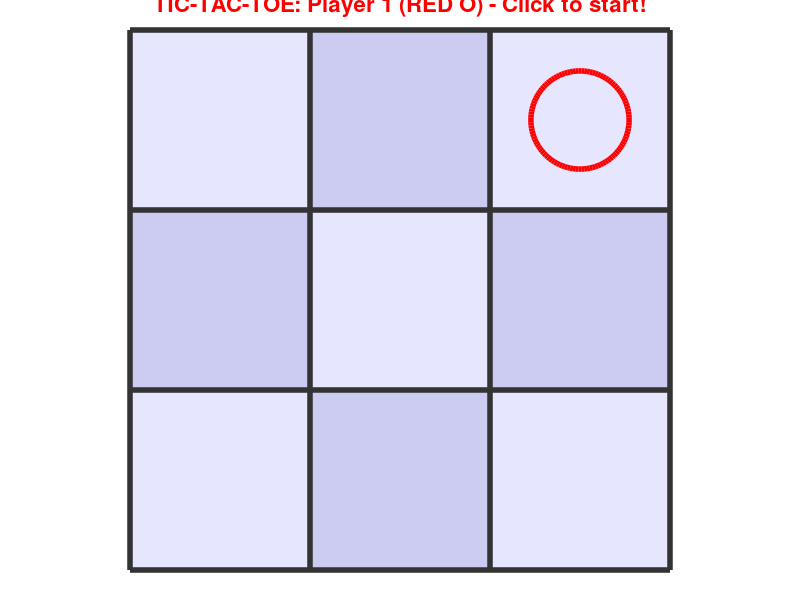

Here is the MATLAB script that generated this plot: (Note: this script raises an error after producing the figure.)
% ============================================
% *** TIC-TAC-TOE GAME! ***
% ============================================
% Author: Sandy Herho
% Date: 11/13/2025
% This game allows two players to play Tic-Tac-Toe
% Player 1 = RED circles (O)
% Player 2 = BLUE crosses (X)
% Click on a square to place your marker
% First player to get 3 in a row wins!
% ============================================

%% STEP 1: INITIALIZE THE GAME
% ===========================================
% WHAT IS INITIALIZATION?
% Before we start our game, we need to set up our "workspace"
% Think of it like clearing your desk before starting homework!
% ===========================================

% Close any open windows and clear workspace
close all;  % Closes all figure windows that might be open
clear;      % Clears all variables from memory (fresh start!)
clc;        % Clears the command window (makes it nice and clean)

% ===========================================
% CREATE THE GAME WINDOW
% The 'figure' function creates a new window where our game will appear
% We customize this window with several properties:
% ===========================================
figure('Name', 'Tic-Tac-Toe Game', ...        % Title at top of window
       'NumberTitle', 'off', ...               % Don't show "Figure 1" text
       'Position', [100, 100, 600, 600], ...   % [left, bottom, width, height] in pixels
       'Color', [0.95 0.95 0.95]);             % Background color (light gray)
% NOTE: Position [100, 100, 600, 600] means:
%       - 100 pixels from left edge of screen
%       - 100 pixels from bottom of screen
%       - 600 pixels wide
%       - 600 pixels tall

% ===========================================
% CREATE THE DRAWING AREA (AXES)
% 'axes' is where we'll actually draw our game board
% Think of it as the canvas where we paint!
% ===========================================
fh = axes('Position', [0.05 0.05 0.9 0.9], ... % Takes up 90% of the window
          'Visible', 'off');                    % Hide the axis lines (we'll draw our own grid)
% NOTE: Position [0.05 0.05 0.9 0.9] uses NORMALIZED coordinates (0 to 1)
%       This means 0.05 = 5% from edge, 0.9 = 90% of size

axis([0 3 0 3]);  % Set the coordinate system from 0 to 3 in both directions
                   % This creates a 3x3 grid (perfect for tic-tac-toe!)
axis square;       % Make the board perfectly square (not stretched)
hold on;           % Keep all drawings on the board (don't erase when we draw new things)

%% STEP 2: DRAW THE CHECKERBOARD BACKGROUND
% ===========================================
% WHY A CHECKERBOARD?
% The alternating colors help players see the 9 squares clearly
% It looks nice and makes the game easier to play!
% ===========================================

% Define two shades of blue for our checkerboard pattern
colors = [0.9 0.9 1.0;      % Light blue (row 1)
          0.8 0.8 0.95];     % Slightly darker blue (row 2)
% NOTE: Colors in MATLAB are [Red Green Blue] with values from 0 to 1
%       [0.9 0.9 1.0] means: a lot of red, a lot of green, full blue = light blue!

% NESTED LOOPS: We use TWO loops to visit every square
% Outer loop (i) goes through columns (left to right)
% Inner loop (j) goes through rows (bottom to top)
for i = 1:3          % Column loop: i = 1, then 2, then 3
    for j = 1:3      % Row loop: j = 1, then 2, then 3
        
        % CHECKERBOARD LOGIC:
        % We want alternating colors like a checkerboard
        % If (i+j) is EVEN, use first color
        % If (i+j) is ODD, use second color
        if mod(i+j, 2) == 0         % mod(i+j, 2) finds remainder when dividing by 2
            color = colors(1,:);     % Use first color (lighter blue)
        else
            color = colors(2,:);     % Use second color (darker blue)
        end
        % EXAMPLE: When i=1, j=1: (1+1)=2, mod(2,2)=0 → EVEN → light blue
        %          When i=1, j=2: (1+2)=3, mod(3,2)=1 → ODD → dark blue
        
        % Draw a filled rectangle for this square
        rectangle('Position', [i-1, j-1, 1, 1], ...  % [x, y, width, height]
                  'FaceColor', color, ...            % Fill color
                  'EdgeColor', 'none');              % No border (we'll add grid lines later)
        % NOTE: Position is [i-1, j-1, 1, 1] because:
        %       - MATLAB coordinates start at 0
        %       - Each square is 1 unit wide and 1 unit tall
        %       - i=1 means x=0 (i-1), i=2 means x=1, etc.
    end
end

%% STEP 3: DRAW THE GRID LINES
% ===========================================
% These black lines separate the 9 squares
% They make the tic-tac-toe board look clear and professional
% ===========================================

% We need 4 vertical lines and 4 horizontal lines (at positions 0, 1, 2, 3)
for i = 0:3
    % Draw VERTICAL line (goes up and down)
    line([i i], [0 3], ...             % From point (i,0) to point (i,3)
         'LineWidth', 4, ...            % Make it thick (4 pixels)
         'Color', [0.2 0.2 0.2]);       % Dark gray color
    % EXPLANATION: [i i] means x-coordinate stays at i
    %              [0 3] means y-coordinate goes from 0 to 3
    %              So this draws a vertical line!
    
    % Draw HORIZONTAL line (goes left and right)
    line([0 3], [i i], ...             % From point (0,i) to point (3,i)
         'LineWidth', 4, ...            % Make it thick (4 pixels)
         'Color', [0.2 0.2 0.2]);       % Dark gray color
    % EXPLANATION: [0 3] means x-coordinate goes from 0 to 3
    %              [i i] means y-coordinate stays at i
    %              So this draws a horizontal line!
end

%% STEP 4: SET UP GAME VARIABLES
% ===========================================
% VARIABLES: These are like boxes that store information
% We use variables to remember the game state as we play
% ===========================================

% GAME CONTROL VARIABLE
go = true;  % Boolean (true/false) variable
            % true = keep playing the game
            % false = game is over, stop the loop
            % We'll change this to false when someone wins or it's a draw

% PLAYER TRACKING VARIABLE
player1 = true;  % Boolean variable to track whose turn it is
                 % true = Player 1's turn (RED O)
                 % false = Player 2's turn (BLUE X)
                 % We'll flip this back and forth using: player1 = ~player1

% GAME BOARD ARRAY
% This is a 3x3 matrix (like a table with 3 rows and 3 columns)
% Each number represents what's in that square:
grid = zeros(3, 3);  % Creates a 3x3 matrix filled with zeros
% 0 = empty square (nobody has played here yet)
% 1 = Player 1 marker (RED O)
% 2 = Player 2 marker (BLUE X)
% EXAMPLE: If grid(2,3) = 1, that means Player 1 marked the square at column 2, row 3

% MOVE COUNTER
move_count = 0;  % Keeps track of how many moves have been made
                 % We'll add 1 each time someone plays
                 % When move_count = 9, the board is full!

% Display starting message at top of game window
title('TIC-TAC-TOE: Player 1 (RED O) - Click to start!', ...
      'FontSize', 16, ...         % Make text bigger (16 points)
      'FontWeight', 'bold', ...   % Make text bold
      'Color', 'r');              % Make text red ('r' is shorthand for red)

%% STEP 5: MAIN GAME LOOP
% ===========================================
% THE GAME LOOP: This is the heart of our game!
% A loop repeats code over and over until a condition is met
% Our loop keeps running while (go == true)
% Each time through the loop = one player's turn
% ===========================================

while (go)  % Keep looping as long as go is true
    
    % ===========================================
    % GET MOUSE CLICK FROM PLAYER
    % ginput(1) waits for the player to click once
    % It returns the x and y coordinates of where they clicked
    % ===========================================
    [x, y, button] = ginput(1);
    % x = horizontal position (left to right, from 0 to 3)
    % y = vertical position (bottom to top, from 0 to 3)
    % button = which mouse button was clicked (we don't use this)
    
    % ===========================================
    % CONVERT CLICK POSITION TO GRID COORDINATES
    % The player clicks somewhere between 0 and 3 (like x=1.7)
    % We need to figure out which of the 3 squares they meant
    % Square 1: 0 to 1, Square 2: 1 to 2, Square 3: 2 to 3
    % ===========================================
    
    % Determine which COLUMN (xi) was clicked
    if (x < 1)           % If x is less than 1...
        xi = 1;          % ...they clicked column 1 (leftmost)
    elseif (x < 2)       % If x is between 1 and 2...
        xi = 2;          % ...they clicked column 2 (middle)
    else                 % If x is 2 or greater...
        xi = 3;          % ...they clicked column 3 (rightmost)
    end
    % EXAMPLE: If player clicks at x=1.7, we have:
    %          1.7 < 1? NO. 1.7 < 2? YES. So xi=2 (middle column)
    
    % Determine which ROW (yi) was clicked
    if (y < 1)           % If y is less than 1...
        yi = 1;          % ...they clicked row 1 (bottom)
    elseif (y < 2)       % If y is between 1 and 2...
        yi = 2;          % ...they clicked row 2 (middle)
    else                 % If y is 2 or greater...
        yi = 3;          % ...they clicked row 3 (top)
    end
    
    % ===========================================
    % CHECK IF THE SQUARE IS EMPTY
    % Players can only mark an empty square (where grid = 0)
    % If someone already played there, we tell them to try again
    % ===========================================
    
    if (grid(xi, yi) == 0)  % Is this square empty?
        % YES! The square is empty, so this is a VALID MOVE
        
        % ===========================================
        % DRAW THE PLAYER'S MARKER
        % Player 1 gets a RED circle (O)
        % Player 2 gets a BLUE cross (X)
        % ===========================================
        
        if (player1)  % Is it Player 1's turn?
            % YES - Draw a RED circle
            scatter(xi-0.5, yi-0.5, ...          % Position at center of square
                   5000, ...                      % Size of marker (5000 is big!)
                   'o', ...                       % Shape: 'o' = circle
                   'LineWidth', 4, ...            % Thickness of circle outline
                   'MarkerEdgeColor', [1 0 0]);   % Color: [1 0 0] = pure red
            % NOTE: xi-0.5 centers the marker because:
            %       - xi is 1, 2, or 3 (left edge of square)
            %       - Subtracting 0.5 moves to the middle of the square
            
            grid(xi, yi) = 1;      % Mark this square as belonging to Player 1
            current_player = 1;    % Remember who just played (for messages)
            
        else  % It's Player 2's turn
            % Draw a BLUE cross
            scatter(xi-0.5, yi-0.5, ...          % Position at center of square
                   5000, ...                      % Size of marker
                   'x', ...                       % Shape: 'x' = cross
                   'LineWidth', 4, ...            % Thickness of cross lines
                   'MarkerEdgeColor', [0 0 1]);   % Color: [0 0 1] = pure blue
            
            grid(xi, yi) = 2;      % Mark this square as belonging to Player 2
            current_player = 2;    % Remember who just played
        end
        
        % ===========================================
        % INCREMENT THE MOVE COUNTER
        % We just made a valid move, so count it!
        % ===========================================
        move_count = move_count + 1;  % Add 1 to move_count
        % EXAMPLE: If move_count was 3, now it's 4
        
        %% STEP 6: CHECK FOR A WINNER
        % ===========================================
        % After each move, we need to check if someone won
        % A player wins by getting 3 in a row (horizontal, vertical, or diagonal)
        % We call our custom function check_winner() to do this
        % ===========================================
        winner = check_winner(grid);  % Call the function at the bottom of the code
        % winner will be: 0 (no winner), 1 (Player 1 wins), or 2 (Player 2 wins)
        
        if (winner > 0)  % Did someone win? (winner is 1 or 2)
            % YES! Someone won the game!
            go = false;  % Set go to false to END the game loop
            
            if (winner == 1)  % Did Player 1 win?
                % Player 1 wins - show RED victory message
                title('PLAYER 1 (RED O) WINS!', ...
                      'FontSize', 18, ...
                      'FontWeight', 'bold', ...
                      'Color', 'r');  % Red text
                
                % Also print message to command window
                disp('========================================');
                disp('GAME OVER: Player 1 (RED O) WINS!');
                disp('========================================');
                
            else  % Player 2 wins
                % Player 2 wins - show BLUE victory message
                title('PLAYER 2 (BLUE X) WINS!', ...
                      'FontSize', 18, ...
                      'FontWeight', 'bold', ...
                      'Color', 'b');  % Blue text
                
                % Also print message to command window
                disp('========================================');
                disp('GAME OVER: Player 2 (BLUE X) WINS!');
                disp('========================================');
            end
            
            % Pause to let players see the result, then close window
            pause(3);  % Wait 3 seconds
            close;     % Close the game window
            
        elseif (move_count == 9)  % Is the board full?
            % YES! All 9 squares are filled and nobody won - it's a DRAW!
            go = false;  % End the game loop
            
            % Show draw message in gray
            title('DRAW! Nobody wins!', ...
                  'FontSize', 18, ...
                  'FontWeight', 'bold', ...
                  'Color', [0.5 0.5 0.5]);  % Gray color
            
            % Print message to command window
            disp('========================================');
            disp('GAME OVER: DRAW! Nobody wins!');
            disp('========================================');
            
            % Pause to show result, then close window
            pause(3);
            close;
            
        else  % Game is not over yet
            % ===========================================
            % GAME CONTINUES - SWITCH TO NEXT PLAYER
            % We use the NOT operator (~) to flip the boolean
            % ===========================================
            player1 = ~player1;  % Flip the value
            % EXPLANATION: If player1 was true, now it's false
            %              If player1 was false, now it's true
            %              ~ is the "NOT" operator (it flips true/false)
            
            % Update the title to show whose turn it is now
            if (player1)  % Is it now Player 1's turn?
                title('TIC-TAC-TOE: Player 1 (RED O) - Your turn!', ...
                      'FontSize', 16, ...
                      'FontWeight', 'bold', ...
                      'Color', 'r');
            else  % It's Player 2's turn
                title('TIC-TAC-TOE: Player 2 (BLUE X) - Your turn!', ...
                      'FontSize', 16, ...
                      'FontWeight', 'bold', ...
                      'Color', 'b');
            end
        end
        
    else  % grid(xi, yi) is NOT 0
        % ===========================================
        % INVALID MOVE - Square is already taken!
        % The player clicked on a square that's already marked
        % We tell them to try again (don't switch players)
        % ===========================================
        disp('That square is already taken! Choose another square.');
        
        % Show a warning message in the title
        if (player1)  % Is it Player 1's turn?
            title('Square taken! Player 1, try again!', ...
                  'FontSize', 16, ...
                  'FontWeight', 'bold', ...
                  'Color', 'r');
        else  % It's Player 2's turn
            title('Square taken! Player 2, try again!', ...
                  'FontSize', 16, ...
                  'FontWeight', 'bold', ...
                  'Color', 'b');
        end
        % NOTE: We don't flip player1, so the same player tries again
    end
end  % End of while loop - game is over!

%% FUNCTION: CHECK FOR WINNER
% ===========================================
% WHAT IS A FUNCTION?
% A function is a reusable piece of code that does a specific job
% This function checks if anyone has won the game
% 
% INPUT: grid (the 3x3 game board)
% OUTPUT: winner (0=no winner, 1=Player 1 wins, 2=Player 2 wins)
% 
% HOW TO WIN TIC-TAC-TOE:
% - 3 in a row horizontally (any row)
% - 3 in a row vertically (any column)
% - 3 in a row diagonally (two ways)
% ===========================================

function winner = check_winner(grid)
    winner = 0;  % Start by assuming nobody has won yet
    
    % ===========================================
    % CHECK ALL ROWS (HORIZONTAL)
    % We need to check if any row has 3 matching markers
    % Row 1: grid(1,1), grid(1,2), grid(1,3)
    % Row 2: grid(2,1), grid(2,2), grid(2,3)
    % Row 3: grid(3,1), grid(3,2), grid(3,3)
    % ===========================================
    for i = 1:3  % Check each of the 3 rows
        % Three conditions must ALL be true to win:
        % 1. First square is not empty (grid(i,1) ~= 0)
        % 2. First square = second square (grid(i,1) == grid(i,2))
        % 3. Second square = third square (grid(i,2) == grid(i,3))
        if (grid(i,1) ~= 0 && grid(i,1) == grid(i,2) && grid(i,2) == grid(i,3))
            winner = grid(i,1);  % Set winner to whoever marked this row (1 or 2)
            return;  % Exit the function immediately (we found a winner!)
        end
        % NOTE: && means "AND" - all conditions must be true
        %       ~= means "not equal to"
    end
    
    % ===========================================
    % CHECK ALL COLUMNS (VERTICAL)
    % We need to check if any column has 3 matching markers
    % Column 1: grid(1,1), grid(2,1), grid(3,1)
    % Column 2: grid(1,2), grid(2,2), grid(3,2)
    % Column 3: grid(1,3), grid(2,3), grid(3,3)
    % ===========================================
    for j = 1:3  % Check each of the 3 columns
        % Three conditions must ALL be true:
        % 1. Top square is not empty
        % 2. Top = middle
        % 3. Middle = bottom
        if (grid(1,j) ~= 0 && grid(1,j) == grid(2,j) && grid(2,j) == grid(3,j))
            winner = grid(1,j);  % Set winner
            return;  % Exit immediately
        end
    end
    
    % ===========================================
    % CHECK DIAGONAL (TOP-LEFT TO BOTTOM-RIGHT)
    % This diagonal goes through: grid(1,1), grid(2,2), grid(3,3)
    % In screen coordinates:
    %     grid(1,3)  grid(2,3)  grid(3,3)
    %     grid(1,2)  grid(2,2)  grid(3,2)
    %     grid(1,1)  grid(2,1)  grid(3,1)
    % ===========================================
    if (grid(1,1) ~= 0 && grid(1,1) == grid(2,2) && grid(2,2) == grid(3,3))
        winner = grid(1,1);  % Set winner
        return;  % Exit immediately
    end
    
    % ===========================================
    % CHECK DIAGONAL (TOP-RIGHT TO BOTTOM-LEFT)
    % This diagonal goes through: grid(3,1), grid(2,2), grid(1,3)
    % This is the "other" diagonal
    % ===========================================
    if (grid(3,1) ~= 0 && grid(3,1) == grid(2,2) && grid(2,2) == grid(1,3))
        winner = grid(3,1);  % Set winner
        return;  % Exit immediately
    end
    
    % ===========================================
    % NO WINNER FOUND
    % If we get here, nobody has won yet
    % winner is still 0 (its initial value)
    % ===========================================
end  % End of check_winner function

% ============================================
% *** END OF GAME ***
% ============================================
% 
% CONGRATULATIONS! You've read through a complete game program!
% 
% KEY CONCEPTS YOU LEARNED:
% 1. Variables: Storing information (grid, player1, move_count)
% 2. Loops: Repeating code (while loop for game, for loops for drawing)
% 3. Conditionals: Making decisions (if/else statements)
% 4. Functions: Reusable code (check_winner)
% 5. Arrays: Storing multiple values (grid is a 3x3 array)
% 6. Graphics: Drawing shapes (scatter, rectangle, line)
% 7. User Input: Getting mouse clicks (ginput)